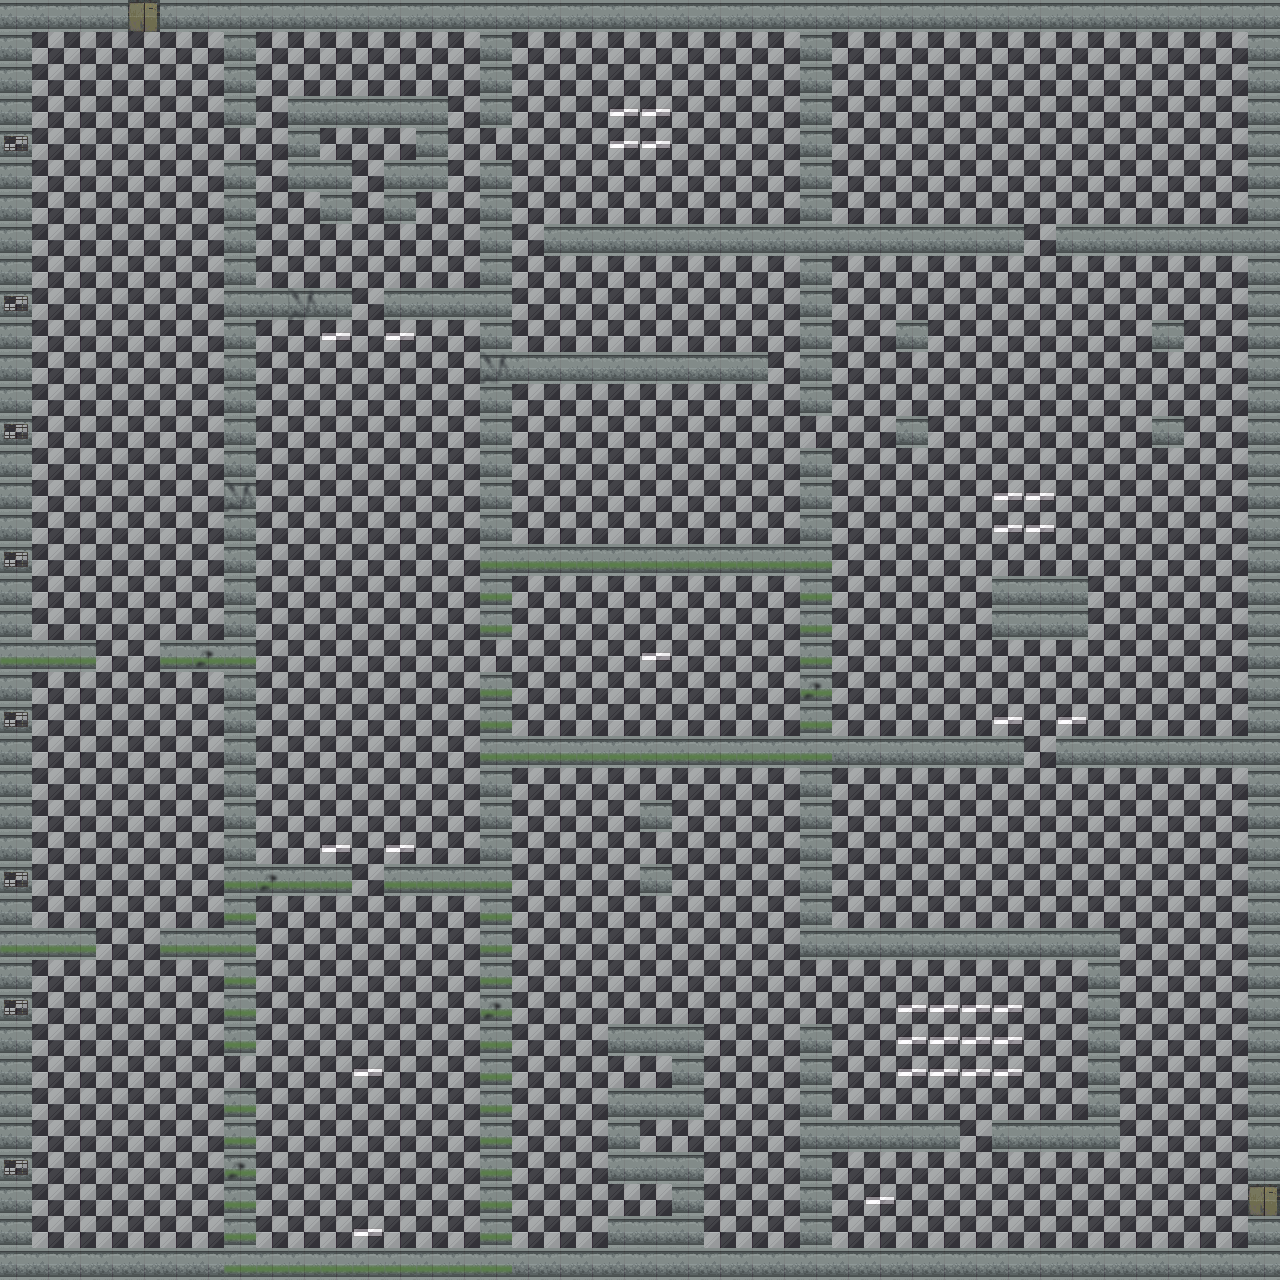

A 2D game scene composited from a Tiled map and its tileset images. What follows is a short description and the map's XML, with each tile layer's data collapsed to a summary:
An orthogonal 40x40 tile map with 32x32 px tiles, 3 tile layers (floor, walls, ceiling) and 108 objects (42x light, 20x hook, 15x stool, 13x bed, 4x cage, ...).

<map version="1.5" tiledversion="1.7.0" orientation="orthogonal" renderorder="right-down" width="40" height="40" tilewidth="32" tileheight="32" infinite="0" nextlayerid="5" nextobjectid="119">
 <editorsettings>
  <export target="../assets/maps/dungeon/dungeon-1.json" format="json" />
 </editorsettings>
 <tileset firstgid="1" source="textures.tsx" />
 <layer id="1" name="floor" width="40" height="40">
  <data>[1600 cells, 1600 non-empty, 1 distinct tile ids]</data>
 </layer>
 <layer id="2" name="walls" width="40" height="40">
  <data>[1600 cells, 403 non-empty, 6 distinct tile ids]</data>
 </layer>
 <layer id="3" name="ceiling" width="40" height="40" opacity="0.5">
  <data>[1600 cells, 1600 non-empty, 2 distinct tile ids]</data>
 </layer>
 <objectgroup id="4" name="objects">
  <object id="1" name="infusion" type="light" x="336" y="336">
   <properties>
    <property name="color" type="color" value="#ffff0c00" />
   </properties>
   <point />
  </object>
  <object id="2" name="infusion-2" type="light" x="400" y="336">
   <properties>
    <property name="color" type="color" value="#ffff0c00" />
   </properties>
   <point />
  </object>
  <object id="4" name="bed" x="544" y="608">
   <point />
  </object>
  <object id="7" name="infusion" type="light" x="336" y="856">
   <properties>
    <property name="color" type="color" value="#ffff0004" />
   </properties>
   <point />
  </object>
  <object id="8" name="infusion" type="light" x="400" y="856">
   <properties>
    <property name="color" type="color" value="#ffff0004" />
   </properties>
   <point />
  </object>
  <object id="10" name="stool" x="464" y="912">
   <point />
  </object>
  <object id="11" name="stool" x="464" y="976">
   <point />
  </object>
  <object id="12" name="stool" x="464" y="944">
   <point />
  </object>
  <object id="13" name="stool" x="464" y="1008">
   <point />
  </object>
  <object id="14" name="stool" x="464" y="1040">
   <point />
  </object>
  <object id="15" name="stool" x="464" y="1072">
   <point />
  </object>
  <object id="16" name="stool" x="464" y="1104">
   <point />
  </object>
  <object id="17" name="stool" x="464" y="1136">
   <point />
  </object>
  <object id="18" name="stool" x="464" y="1168">
   <point />
  </object>
  <object id="19" name="stool" x="464" y="1200">
   <point />
  </object>
  <object id="20" name="stool" x="464" y="1232">
   <point />
  </object>
  <object id="21" name="hook" x="272" y="608">
   <point />
  </object>
  <object id="22" name="hook" x="304" y="640">
   <point />
  </object>
  <object id="23" name="hook" x="272" y="784">
   <point />
  </object>
  <object id="24" name="hook" x="464" y="768">
   <point />
  </object>
  <object id="25" name="hook" x="464" y="560">
   <point />
  </object>
  <object id="26" name="hook" x="456" y="608">
   <point />
  </object>
  <object id="31" name="light" type="light" x="368" y="336">
   <properties>
    <property name="color" type="color" value="#ffff0c00" />
   </properties>
   <point />
  </object>
  <object id="32" name="light" type="light" x="304" y="336">
   <properties>
    <property name="color" type="color" value="#ffff0c00" />
   </properties>
   <point />
  </object>
  <object id="33" name="light" type="light" x="432" y="336">
   <properties>
    <property name="color" type="color" value="#ffff0c00" />
   </properties>
   <point />
  </object>
  <object id="34" name="light" type="light" x="368" y="368">
   <properties>
    <property name="color" type="color" value="#ffff0c00" />
   </properties>
   <point />
  </object>
  <object id="36" name="light" type="light" x="48" y="144">
   <properties>
    <property name="color" type="color" value="#ffff0c00" />
   </properties>
   <point />
  </object>
  <object id="37" name="light" type="light" x="48" y="304">
   <properties>
    <property name="color" type="color" value="#ffff0c00" />
   </properties>
   <point />
  </object>
  <object id="38" name="light" type="light" x="48" y="432">
   <properties>
    <property name="color" type="color" value="#ffff0c00" />
   </properties>
   <point />
  </object>
  <object id="39" name="light" type="light" x="48" y="560">
   <properties>
    <property name="color" type="color" value="#ffff0c00" />
   </properties>
   <point />
  </object>
  <object id="40" name="light" type="light" x="48" y="720">
   <properties>
    <property name="color" type="color" value="#ffff0c00" />
   </properties>
   <point />
  </object>
  <object id="41" name="light" type="light" x="48" y="880">
   <properties>
    <property name="color" type="color" value="#ffff0c00" />
   </properties>
   <point />
  </object>
  <object id="42" name="light" type="light" x="48" y="1008">
   <properties>
    <property name="color" type="color" value="#ffff0c00" />
   </properties>
   <point />
  </object>
  <object id="43" name="light" type="light" x="48" y="1168">
   <properties>
    <property name="color" type="color" value="#ffff0c00" />
   </properties>
   <point />
  </object>
  <object id="44" name="light" type="light-flicker" x="656" y="656">
   <properties>
    <property name="color" type="color" value="#ffff0c00" />
   </properties>
   <point />
  </object>
  <object id="45" name="barell" x="208" y="88">
   <point />
  </object>
  <object id="46" name="barell" x="48" y="56">
   <point />
  </object>
  <object id="47" name="barell" x="48" y="192">
   <point />
  </object>
  <object id="48" name="light" type="light-flicker" x="368" y="1072">
   <properties>
    <property name="color" type="color" value="#ffff0c00" />
   </properties>
   <point />
  </object>
  <object id="49" name="hook" x="672" y="448">
   <point />
  </object>
  <object id="50" name="hook" x="576" y="832">
   <point />
  </object>
  <object id="51" name="hook" x="704" y="960">
   <point />
  </object>
  <object id="52" name="hook" x="160" y="320">
   <point />
  </object>
  <object id="53" name="stool" x="1024" y="512">
   <point />
  </object>
  <object id="54" name="stool" x="992" y="512">
   <point />
  </object>
  <object id="55" name="stool" x="1056" y="512">
   <point />
  </object>
  <object id="56" name="hook" x="992" y="472">
   <point />
  </object>
  <object id="57" name="hook" x="1056" y="544">
   <point />
  </object>
  <object id="58" name="hook" x="960" y="576">
   <point />
  </object>
  <object id="59" name="cage" x="960" y="288">
   <point />
  </object>
  <object id="60" name="cage" x="1120" y="288">
   <point />
  </object>
  <object id="61" name="light" type="light" x="1008" y="496">
   <properties>
    <property name="color" type="color" value="#ffff0c00" />
   </properties>
   <point />
  </object>
  <object id="62" name="candles" type="light" x="992" y="800">
   <properties>
    <property name="color" type="color" value="#ffff0c00" />
   </properties>
   <point />
  </object>
  <object id="63" name="candles" type="light" x="1088" y="800">
   <properties>
    <property name="color" type="color" value="#ffff0c00" />
   </properties>
   <point />
  </object>
  <object id="64" name="candles" type="light" x="864" y="1200">
   <properties>
    <property name="color" type="color" value="#ffff0c00" />
   </properties>
   <point />
  </object>
  </objectgroup>
</map>
<!-- 53 of 108 objects omitted -->
